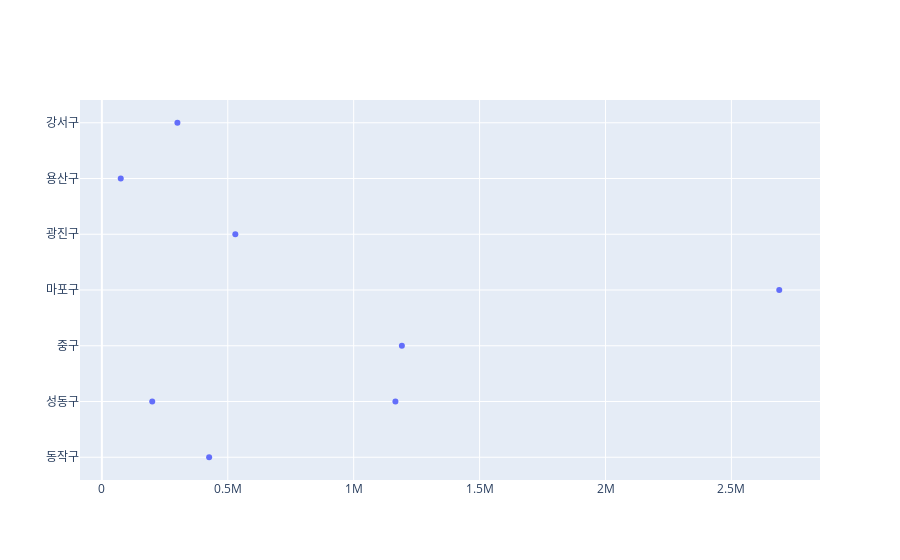

Notebook cell for this chart:
### Code cell
#📌 4단계: plotly 시각화
# plotly로 공원 면적에 따른 인터랙티브한 산점도를 그리세요. 
# (x축: 면적, y축: 구, 마커: 공원이름)
import plotly.graph_objects as go

fig = go.Figure()
fig.add_trace(go.Scatter(x=data['면적'], y=data['구'], mode='markers', text=data['이름']))
fig.show()

### Figure 1 — Plotly figure (JSON) as saved in the notebook; plotly's stock layout.template omitted (floating-point values rounded to 4 significant figures)
{"data": [{"mode": "markers", "text": ["보라매공원", "서울숲", "남산공원", "월드컵공원", "어린이대공원", "용산가족공원", "응봉산근린공원", "우장산근린공원"], "type": "scatter", "x": [425992, 1165700, 1191416, 2690000, 530000, 75000, 200000, 300000], "y": ["동작구", "성동구", "중구", "마포구", "광진구", "용산구", "성동구", "강서구"]}], "layout": {}}
